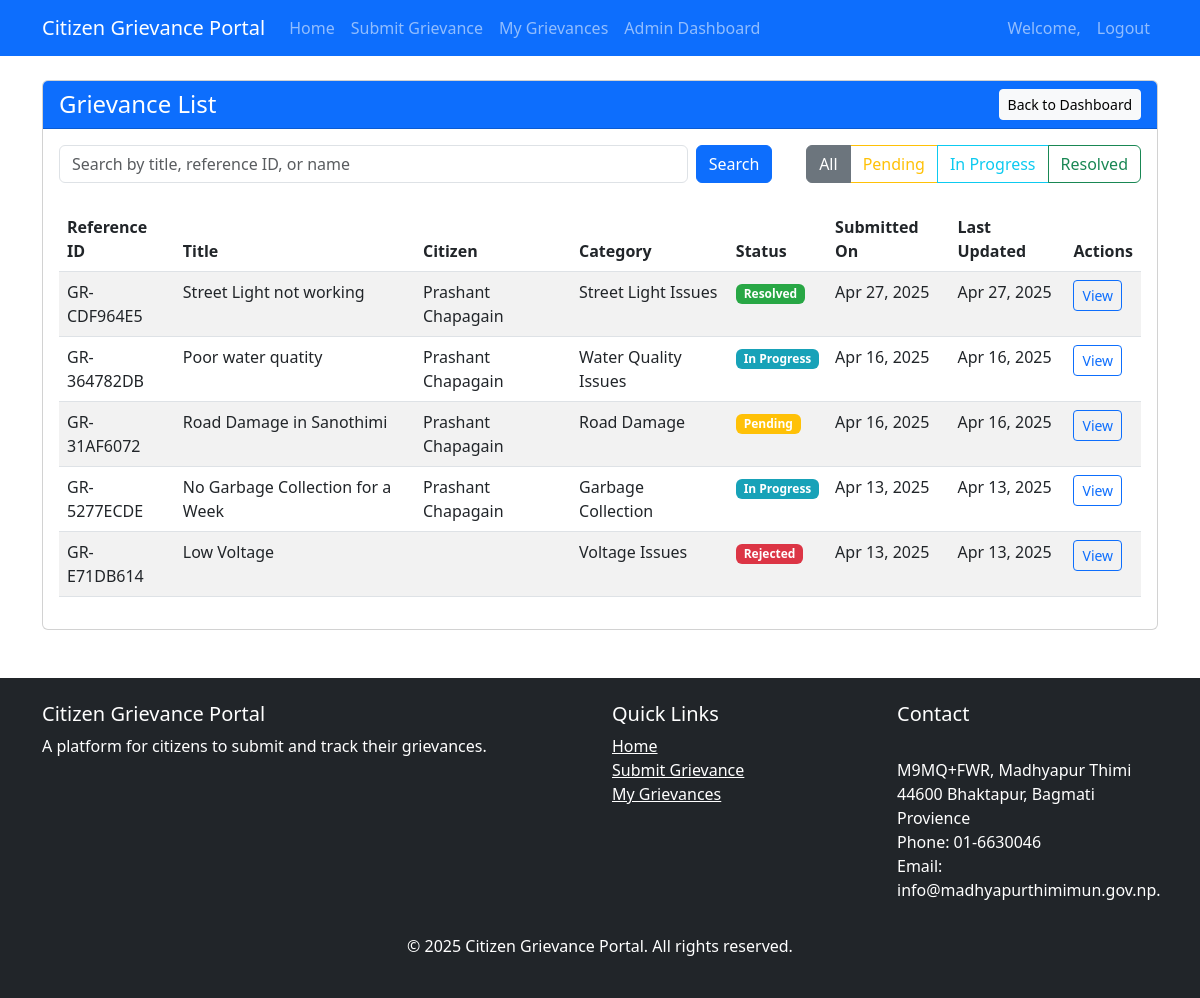
The page /staff/grievances/ (signed in) on the database its author committed.
### grievance_portal/models.py (models this page shows, shortened)
class Grievance(models.Model):
    STATUS_CHOICES = (
        ('pending', 'Pending'),
        ('in_progress', 'In Progress'),
        ('resolved', 'Resolved'),
        ('rejected', 'Rejected'),
    )
    title = models.CharField(max_length=200)
    description = models.TextField()
    category = models.ForeignKey(GrievanceCategory, on_delete=models.CASCADE)
    user = models.ForeignKey(User, on_delete=models.CASCADE)
    status = models.CharField(max_length=20, choices=STATUS_CHOICES, default='pending')
    reference_id = models.CharField(max_length=20, unique=True)
    created_at = models.DateTimeField(auto_now_add=True)
    updated_at = models.DateTimeField(auto_now=True)
    attachment = models.FileField(upload_to='grievance_attachments/', blank=True, null=True)

class GrievanceCategory(models.Model):
    name = models.CharField(max_length=100)
    department = models.ForeignKey(Department, on_delete=models.CASCADE)

### grievance_portal/views.py (the view, shortened to what this page needs)
# urls.py: path('staff/grievances/', views.admin_grievance_list, name='admin_grievance_list'),
@staff_member_required
def admin_grievance_list(request):
    status_filter = request.GET.get('status', '')
    search_query = request.GET.get('search', '')
    grievances = Grievance.objects.all().order_by('-created_at')
    if status_filter:
        grievances = grievances.filter(status=status_filter)
    paginator = Paginator(grievances, 20)
    page_number = request.GET.get('page')
    page_obj = paginator.get_page(page_number)
    return render(request, 'admin/grievance_list.html', {
        'page_obj': page_obj,
        'status_filter': status_filter,
        'search_query': search_query
    })

### templates/admin/grievance_list.html (shortened to what this page needs)
{% extends 'base.html' %}
{% block content %}
<div class="card">
    <div class="card-header bg-primary text-white d-flex justify-content-between align-items-center">
        <h4 class="mb-0">Grievance List</h4>
        <a href="{% url 'admin_dashboard' %}" class="btn btn-light btn-sm">Back to Dashboard</a>
    </div>
    <div class="card-body">
        <div class="row mb-4">
            <div class="col-md-8">
                <form method="get" class="d-flex">
                    <input type="text" name="search" class="form-control me-2" placeholder="Search by title, reference ID, or name" value="{{ search_query }}">
                    <button type="submit" class="btn btn-primary">Search</button>
                </form>
            </div>
            <div class="col-md-4">
                <div class="d-flex justify-content-end">
                    <div class="btn-group">
                        <a href="{% url 'admin_grievance_list' %}" class="btn btn-outline-secondary {% if not status_filter %}active{% endif %}">All</a>
                        <a href="{% url 'admin_grievance_list' %}?status=pending{% if search_query %}&search={{ search_query }}{% endif %}" class="btn btn-outline-warning {% if status_filter == 'pending' %}active{% endif %}">Pending</a>
                        <a href="{% url 'admin_grievance_list' %}?status=in_progress" class="btn btn-outline-info ">In Progress</a>
                        <a href="{% url 'admin_grievance_list' %}?status=resolved{% if search_query %}&search={{ search_query }}{% endif %}" class="btn btn-outline-success {% if status_filter == 'resolved' %}active{% endif %}">Resolved</a>
                    </div>
                </div>
            </div>
        </div>
        {% if page_obj %}
            <div class="table-responsive">
                <table class="table table-striped table-hover">
                    <thead>
                        <tr>
                            <th>Reference ID</th>
                            <th>Title</th>
                            <th>Citizen</th>
                            <th>Category</th>
                            <th>Status</th>
                            <th>Submitted On</th>
                            <th>Last Updated</th>
                            <th>Actions</th>
                        </tr>
                    </thead>
                    <tbody>
                        {% for grievance in page_obj %}
                            <tr>
                                <td>{{ grievance.reference_id }}</td>
                                <td>{{ grievance.title }}</td>
                                <td>{{ grievance.user.get_full_name }}</td>
                                <td>{{ grievance.category.name }}</td>
                                <td>
                                    <span class="badge status-{{ grievance.status }}">
                                        {{ grievance.get_status_display }}
                                    </span>
                                </td>
                                <td>{{ grievance.created_at|date:"M d, Y" }}</td>
                                <td>{{ grievance.updated_at|date:"M d, Y" }}</td>
                                <td>
                                    <a href="{% url 'admin_grievance_detail' grievance.reference_id %}" class="btn btn-sm btn-outline-primary">View</a>
                                </td>
                            </tr>
                        {% endfor %}
                    </tbody>
                </table>
            </div>
        {% else %}
            <div class="alert alert-info">
                No grievances found matching your criteria.
            </div>
        {% endif %}
    </div>
</div>
{% endblock %}

### templates/base.html (style rules this page uses)
.status-pending { background-color: #ffc107; }
.status-in_progress { background-color: #17a2b8; }
.status-resolved { background-color: #28a745; }
.status-rejected { background-color: #dc3545; }

### rows shown on the page
Grievance: reference_id "GR-CDF964E5", title "Street Light not working", user.get_full_name "Prashant Chapagain", category.name "Street Light Issues", status "Resolved", created_at "Apr 27, 2025", updated_at "Apr 27, 2025"
Grievance: reference_id "GR-364782DB", title "Poor water quatity", user.get_full_name "Prashant Chapagain", category.name "Water Quality Issues", status "In Progress", created_at "Apr 16, 2025", updated_at "Apr 16, 2025"
Grievance: reference_id "GR-31AF6072", title "Road Damage in Sanothimi", user.get_full_name "Prashant Chapagain", category.name "Road Damage", status "Pending", created_at "Apr 16, 2025", updated_at "Apr 16, 2025"
Grievance: reference_id "GR-5277ECDE", title "No Garbage Collection for a Week", user.get_full_name "Prashant Chapagain", category.name "Garbage Collection", status "In Progress", created_at "Apr 13, 2025", updated_at "Apr 13, 2025"
Grievance: reference_id "GR-E71DB614", title "Low Voltage", category.name "Voltage Issues", status "Rejected", created_at "Apr 13, 2025", updated_at "Apr 13, 2025"
